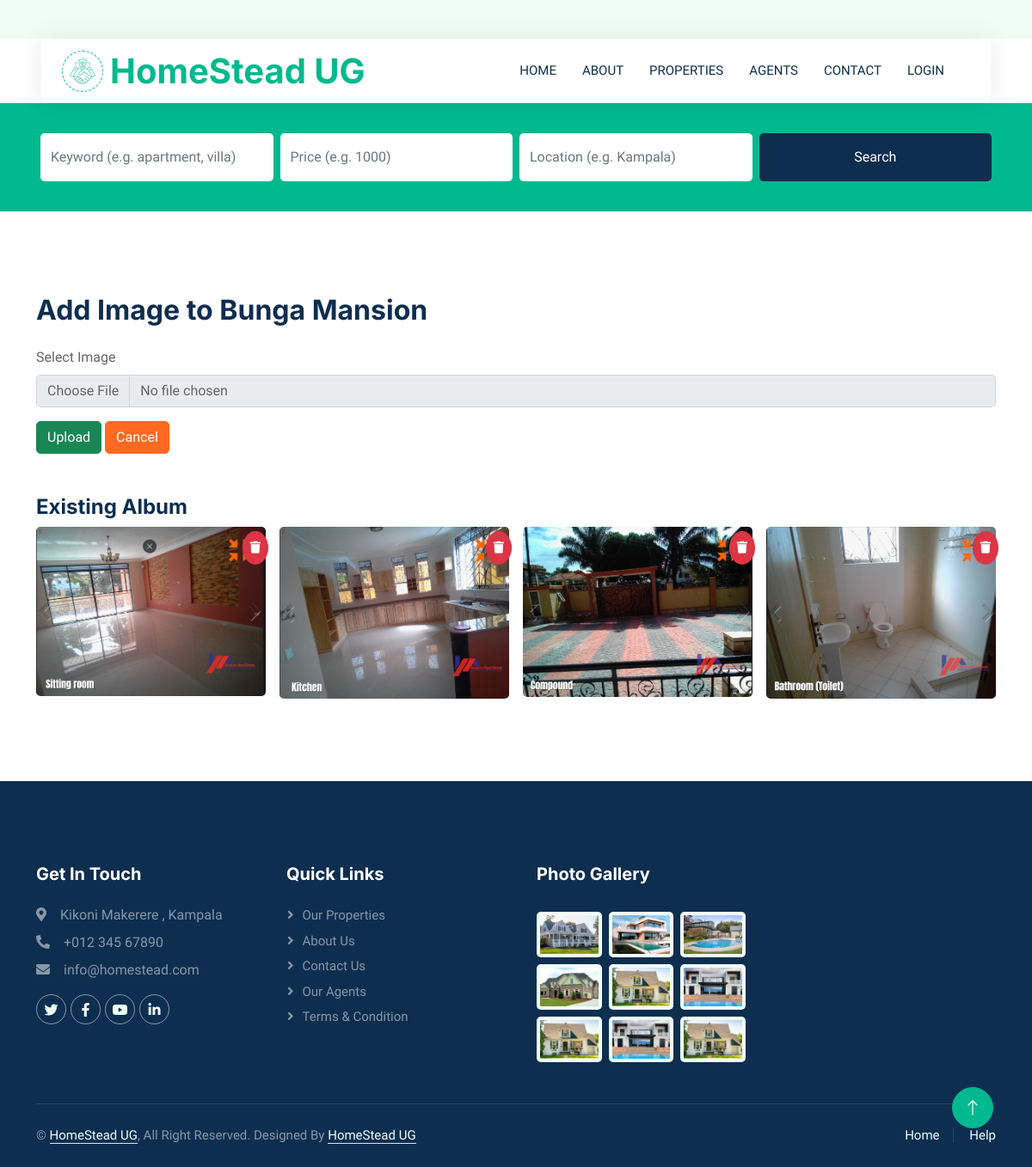
The page /property/6/add-image/ on the database its author committed.
### Home/models.py (models this page shows, shortened)
class Property(models.Model):
    name = models.CharField(max_length=100)
    agent = models.ForeignKey(Agent, on_delete=models.CASCADE, null=True, blank=True)
    price = models.FloatField(null=True)
    type = models.ForeignKey(Type, on_delete=models.CASCADE, default=1)
    picture= models.ImageField(upload_to='uploads/properties/',default=1)
    description = models.TextField(max_length=2000)
    size = models.FloatField(null=True)
    bedrooms = models.FloatField(null=True)
    bathrooms = models.FloatField(null=True)
    location = models.CharField(max_length=100, default='location')
    selrent = models.CharField(max_length=50,default='rent/sell')
    nav_video = models.FileField(
        upload_to="uploads/properties/videos/",
        null=True,
        blank=True
    )

class PropertyAlbum(models.Model):
    property = models.ForeignKey(Property, on_delete=models.CASCADE, related_name="album")
    image = models.ImageField(upload_to="uploads/properties/album/")

### Home/views.py (the view)
# urls.py: path('property/<int:property_id>/add-image/', views.add_property_image, name='add_property_image'),
def add_property_image(request, property_id):
    property_instance = get_object_or_404(Property, id=property_id)
    if request.method == "POST":
        form = PropertyAlbumForm(request.POST, request.FILES)
        if form.is_valid():
            album_image = form.save(commit=False)
            album_image.property = property_instance
            album_image.save()
            return redirect('manage')  # Redirect to manage page
    else:
        form = PropertyAlbumForm()
    context = {
        'form': form,
        'property': property_instance
    }
    return render(request, 'add-images.html', context)

### Home/forms.py
class PropertyAlbumForm(forms.ModelForm):
    class Meta:
        model = PropertyAlbum
        fields = ['image']
        widgets = {
            'image': forms.ClearableFileInput(attrs={'class': 'form-control', 'accept': 'image/*'}),
        }

### Home/context_processors.py (called while the page is built)
def is_agent(request):
    if request.user.is_authenticated:
        return {'is_agent': request.user.groups.filter(name="Agents").exists()}
    return {'is_agent': False}

### Home/templates/add-images.html (shortened to what this page needs)
{% extends "main.html" %}
{% load widget_tweaks %}
{% block body %}
<div class="container-xxl py-5">
    <div class="container">
        <h2 class="mb-4">Add Image to {{ property.name }}</h2>
        <form method="POST" enctype="multipart/form-data">
            <div class="mb-3">
                <label class="form-label">Select Image</label>
                {{ form.image|add_class:"form-control" }}
            </div>
            <button type="submit" class="btn btn-success">Upload</button>
            <a href="{% url 'manage' %}" class="btn btn-secondary">Cancel</a>
        </form>
        <h4 class="mt-5">Existing Album</h4>
<div class="row g-3">
    {% for img in property.album.all %}
    <div class="col-md-3 position-relative">
        <form action="{% url 'delete_album_image' img.id %}" method="post" style="position:absolute; top:5px; right:5px; z-index:10;">
            <button type="submit" class="btn btn-sm btn-danger p-2" style="border-radius:50%;">
                <i class="fa fa-trash"></i>
            </button>
        </form>
        <img src="{{ img.image.url }}" class="img-fluid rounded" alt="Property Image">
    </div>
    {% empty %}
    <p>No images in the album yet.</p>
    {% endfor %}
</div>
    </div>
</div>
{% endblock body %}

### static/css/style.css (style rules this page uses)
:root { --primary: #00B98E; --secondary: #FF6922; --light: #EFFDF5; --dark: #0E2E50; }
.btn { transition: .5s; }
.btn.btn-primary, .btn.btn-secondary { color: #FFFFFF; }

### rows shown on the page
Property: name "Bunga Mansion"
PropertyAlbum: image (picture)
PropertyAlbum: image (picture)
PropertyAlbum: image (picture)
PropertyAlbum: image (picture)
